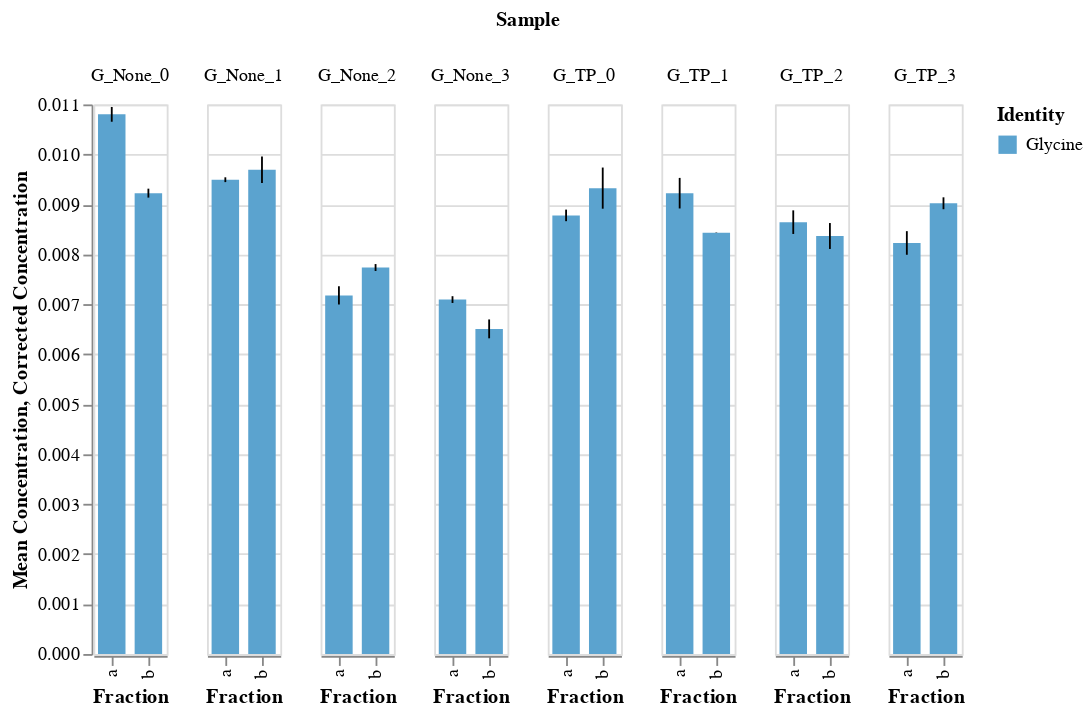

The notebook cell this image was saved under:
### Code cell
# make plot for G samples
source = gdf[gdf['Identity']=="Glycine"]

bars = alt.Chart(source).mark_bar(size=15).encode(
    x="Fraction:O",
    y=alt.Y('mean(Corrected Concentration):Q', title="Mean Concentration"),
    color="Identity:O"
).properties()

error_bars = alt.Chart(source).mark_errorbar(extent="stdev").encode(
    x="Fraction:O",
    y="Corrected Concentration:Q"
)

alt.layer(bars, error_bars).facet(
    column="Sample:O"
)

### Figure 1 — Vega-Lite specification as saved in the notebook (floating-point values rounded to 4 significant figures)
{"config": {"view": {"continuousWidth": 400, "continuousHeight": 300}}, "data": {"name": "data-19aeff674901af5afcc4821abdcfee78"}, "facet": {"column": {"type": "ordinal", "field": "Sample"}}, "spec": {"layer": [{"mark": {"type": "bar", "size": 15}, "encoding": {"color": {"type": "ordinal", "field": "Identity"}, "x": {"type": "ordinal", "field": "Fraction"}, "y": {"type": "quantitative", "aggregate": "mean", "field": "Corrected Concentration", "title": "Mean Concentration"}}}, {"mark": {"type": "errorbar", "extent": "stdev"}, "encoding": {"x": {"type": "ordinal", "field": "Fraction"}, "y": {"type": "quantitative", "field": "Corrected Concentration"}}}]}, "$schema": "https://vega.github.io/schema/vega-lite/v4.0.2.json", "datasets": {"data-19aeff674901af5afcc4821abdcfee78": [{"Sample": "G_None_0", "Fraction": "a", "Run": "run1", "Identity": "Glycine", "Area": 15850000.0, "Apex RT": 1.15, "Area Ratio": 2.156, "Concentration": 2.156e-05, "Corrected Concentration": 0.01078}, {"Sample": "G_None_0", "Fraction": "a", "Run": "run2", "Identity": "Glycine", "Area": 15230000.0, "Apex RT": 1.13, "Area Ratio": 2.133, "Concentration": 2.133e-05, "Corrected Concentration": 0.01066}, {"Sample": "G_None_0", "Fraction": "a", "Run": "run3", "Identity": "Glycine", "Area": 15370000.0, "Apex RT": 1.14, "Area Ratio": 2.192, "Concentration": 2.192e-05, "Corrected Concentration": 0.01096}, {"Sample": "G_None_0", "Fraction": "b", "Run": "run1", "Identity": "Glycine", "Area": 12600000.0, "Apex RT": 1.14, "Area Ratio": 1.863, "Concentration": 1.863e-05, "Corrected Concentration": 0.009313}, {"Sample": "G_None_0", "Fraction": "b", "Run": "run2", "Identity": "Glycine", "Area": 12930000.0, "Apex RT": 1.13, "Area Ratio": 1.827, "Concentration": 1.827e-05, "Corrected Concentration": 0.009134}, {"Sample": "G_None_0", "Fraction": "b", "Run": "run3", "Identity": "Glycine", "Area": 13120000.0, "Apex RT": 1.13, "Area Ratio": 1.845, "Concentration": 1.845e-05, "Corrected Concentration": 0.009226}, {"Sample": "G_None_1", "Fraction": "a", "Run": "run1", "Identity": "Glycine", "Area": 13440000.0, "Apex RT": 1.12, "Area Ratio": 1.895, "Concentration": 1.895e-05, "Corrected Concentration": 0.009473}, {"Sample": "G_None_1", "Fraction": "a", "Run": "run2", "Identity": "Glycine", "Area": 12440000.0, "Apex RT": 1.12, "Area Ratio": 1.91, "Concentration": 1.91e-05, "Corrected Concentration": 0.009548}, {"Sample": "G_None_1", "Fraction": "a", "Run": "run3", "Identity": "Glycine", "Area": 13130000.0, "Apex RT": 1.12, "Area Ratio": 1.892, "Concentration": 1.892e-05, "Corrected Concentration": 0.009459}, {"Sample": "G_None_1", "Fraction": "b", "Run": "run1", "Identity": "Glycine", "Area": 11570000.0, "Apex RT": 1.11, "Area Ratio": 1.88, "Concentration": 1.88e-05, "Corrected Concentration": 0.009402}, {"Sample": "G_None_1", "Fraction": "b", "Run": "run2", "Identity": "Glycine", "Area": 12390000.0, "Apex RT": 1.1, "Area Ratio": 1.95, "Concentration": 1.95e-05, "Corrected Concentration": 0.00975}, {"Sample": "G_None_1", "Fraction": "b", "Run": "run3", "Identity": "Glycine", "Area": 11890000.0, "Apex RT": 1.1, "Area Ratio": 1.985, "Concentration": 1.985e-05, "Corrected Concentration": 0.009923}, {"Sample": "G_None_2", "Fraction": "a", "Run": "run1", "Identity": "Glycine", "Area": 14280000.0, "Apex RT": 1.08, "Area Ratio": 1.472, "Concentration": 1.472e-05, "Corrected Concentration": 0.007361}, {"Sample": "G_None_2", "Fraction": "a", "Run": "run2", "Identity": "Glycine", "Area": 15520000.0, "Apex RT": 1.1, "Area Ratio": 1.436, "Concentration": 1.436e-05, "Corrected Concentration": 0.007181}, {"Sample": "G_None_2", "Fraction": "a", "Run": "run3", "Identity": "Glycine", "Area": 16790000.0, "Apex RT": 1.11, "Area Ratio": 1.398, "Concentration": 1.398e-05, "Corrected Concentration": 0.006992}, {"Sample": "G_None_2", "Fraction": "b", "Run": "run1", "Identity": "Glycine", "Area": 16570000.0, "Apex RT": 1.09, "Area Ratio": 1.551, "Concentration": 1.551e-05, "Corrected Concentration": 0.007755}, {"Sample": "G_None_2", "Fraction": "b", "Run": "run2", "Identity": "Glycine", "Area": 16710000.0, "Apex RT": 1.09, "Area Ratio": 1.559, "Concentration": 1.559e-05, "Corrected Concentration": 0.007793}, {"Sample": "G_None_2", "Fraction": "b", "Run": "run3", "Identity": "Glycine", "Area": 17250000.0, "Apex RT": 1.09, "Area Ratio": 1.532, "Concentration": 1.532e-05, "Corrected Concentration": 0.007659}, {"Sample": "G_None_3", "Fraction": "a", "Run": "run1", "Identity": "Glycine", "Area": 14650000.0, "Apex RT": 1.1, "Area Ratio": 1.406, "Concentration": 1.406e-05, "Corrected Concentration": 0.007032}, {"Sample": "G_None_3", "Fraction": "a", "Run": "run2", "Identity": "Glycine", "Area": 14000000.0, "Apex RT": 1.09, "Area Ratio": 1.417, "Concentration": 1.417e-05, "Corrected Concentration": 0.007084}, {"Sample": "G_None_3", "Fraction": "a", "Run": "run3", "Identity": "Glycine", "Area": 14700000.0, "Apex RT": 1.09, "Area Ratio": 1.433, "Concentration": 1.433e-05, "Corrected Concentration": 0.007166}, {"Sample": "G_None_3", "Fraction": "b", "Run": "run1", "Identity": "Glycine", "Area": 14360000.0, "Apex RT": 1.11, "Area Ratio": 1.288, "Concentration": 1.288e-05, "Corrected Concentration": 0.00644}, {"Sample": "G_None_3", "Fraction": "b", "Run": "run2", "Identity": "Glycine", "Area": 13780000.0, "Apex RT": 1.08, "Area Ratio": 1.344, "Concentration": 1.344e-05, "Corrected Concentration": 0.006721}, {"Sample": "G_None_3", "Fraction": "b", "Run": "run3", "Identity": "Glycine", "Area": 13330000.0, "Apex RT": 1.08, "Area Ratio": 1.272, "Concentration": 1.272e-05, "Corrected Concentration": 0.006362}, {"Sample": "G_TP_0", "Fraction": "a", "Run": "run1", "Identity": "Glycine", "Area": 13050000.0, "Apex RT": 1.13, "Area Ratio": 1.774, "Concentration": 1.774e-05, "Corrected Concentration": 0.00887}, {"Sample": "G_TP_0", "Fraction": "a", "Run": "run2", "Identity": "Glycine", "Area": 13050000.0, "Apex RT": 1.13, "Area Ratio": 1.73, "Concentration": 1.73e-05, "Corrected Concentration": 0.008649}, {"Sample": "G_TP_0", "Fraction": "a", "Run": "run3", "Identity": "Glycine", "Area": 14150000.0, "Apex RT": 1.12, "Area Ratio": 1.764, "Concentration": 1.764e-05, "Corrected Concentration": 0.008818}, {"Sample": "G_TP_0", "Fraction": "b", "Run": "run1", "Identity": "Glycine", "Area": 12020000.0, "Apex RT": 1.11, "Area Ratio": 1.797, "Concentration": 1.797e-05, "Corrected Concentration": 0.008985}, {"Sample": "G_TP_0", "Fraction": "b", "Run": "run2", "Identity": "Glycine", "Area": 12800000.0, "Apex RT": 1.1, "Area Ratio": 1.957, "Concentration": 1.957e-05, "Corrected Concentration": 0.009783}, {"Sample": "G_TP_0", "Fraction": "b", "Run": "run3", "Identity": "Glycine", "Area": 13510000.0, "Apex RT": 1.12, "Area Ratio": 1.841, "Concentration": 1.841e-05, "Corrected Concentration": 0.009207}, {"Sample": "G_TP_1", "Fraction": "a", "Run": "run1", "Identity": "Glycine", "Area": 12460000.0, "Apex RT": 1.12, "Area Ratio": 1.847, "Concentration": 1.847e-05, "Corrected Concentration": 0.009235}, {"Sample": "G_TP_1", "Fraction": "a", "Run": "run2", "Identity": "Glycine", "Area": 12450000.0, "Apex RT": 1.11, "Area Ratio": 1.85, "Concentration": 1.85e-05, "Corrected Concentration": 0.009251}, {"Sample": "G_TP_1", "Fraction": "a", "Run": "run3", "Identity": "Glycine", "Area": 13150000.0, "Apex RT": 1.1, "Area Ratio": 1.763, "Concentration": 1.763e-05, "Corrected Concentration": 0.008816}, {"Sample": "G_TP_1", "Fraction": "a", "Run": "run4", "Identity": "Glycine", "Area": 14280000.0, "Apex RT": 1.11, "Area Ratio": 1.829, "Concentration": 1.829e-05, "Corrected Concentration": 0.009144}, {"Sample": "G_TP_1", "Fraction": "a", "Run": "run5", "Identity": "Glycine", "Area": 12800000.0, "Apex RT": 1.13, "Area Ratio": 1.934, "Concentration": 1.934e-05, "Corrected Concentration": 0.009672}, {"Sample": "G_TP_1", "Fraction": "b", "Run": "run1", "Identity": "Glycine", "Area": 12510000.0, "Apex RT": 1.15, "Area Ratio": 1.686, "Concentration": 1.686e-05, "Corrected Concentration": 0.008429}, {"Sample": "G_TP_1", "Fraction": "b", "Run": "run2", "Identity": "Glycine", "Area": 12050000.0, "Apex RT": 1.14, "Area Ratio": 1.687, "Concentration": 1.687e-05, "Corrected Concentration": 0.008436}, {"Sample": "G_TP_1", "Fraction": "b", "Run": "run3", "Identity": "Glycine", "Area": 12660000.0, "Apex RT": 1.14, "Area Ratio": 1.686, "Concentration": 1.686e-05, "Corrected Concentration": 0.00843}, {"Sample": "G_TP_2", "Fraction": "a", "Run": "run1", "Identity": "Glycine", "Area": 12620000.0, "Apex RT": 1.13, "Area Ratio": 1.782, "Concentration": 1.782e-05, "Corrected Concentration": 0.008912}, {"Sample": "G_TP_2", "Fraction": "a", "Run": "run2", "Identity": "Glycine", "Area": 12010000.0, "Apex RT": 1.11, "Area Ratio": 1.694, "Concentration": 1.694e-05, "Corrected Concentration": 0.008469}, {"Sample": "G_TP_2", "Fraction": "a", "Run": "run3", "Identity": "Glycine", "Area": 12820000.0, "Apex RT": 1.13, "Area Ratio": 1.71, "Concentration": 1.71e-05, "Corrected Concentration": 0.00855}, {"Sample": "G_TP_2", "Fraction": "b", "Run": "run1", "Identity": "Glycine", "Area": 13140000.0, "Apex RT": 1.14, "Area Ratio": 1.69, "Concentration": 1.69e-05, "Corrected Concentration": 0.008448}, {"Sample": "G_TP_2", "Fraction": "b", "Run": "run2", "Identity": "Glycine", "Area": 11500000.0, "Apex RT": 1.11, "Area Ratio": 1.615, "Concentration": 1.615e-05, "Corrected Concentration": 0.008076}, {"Sample": "G_TP_2", "Fraction": "b", "Run": "run3", "Identity": "Glycine", "Area": 12890000.0, "Apex RT": 1.12, "Area Ratio": 1.715, "Concentration": 1.715e-05, "Corrected Concentration": 0.008575}, {"Sample": "G_TP_3", "Fraction": "a", "Run": "run1", "Identity": "Glycine", "Area": 11170000.0, "Apex RT": 1.09, "Area Ratio": 1.695, "Concentration": 1.695e-05, "Corrected Concentration": 0.008477}, {"Sample": "G_TP_3", "Fraction": "a", "Run": "run2", "Identity": "Glycine", "Area": 10730000.0, "Apex RT": 1.09, "Area Ratio": 1.64, "Concentration": 1.64e-05, "Corrected Concentration": 0.008198}, {"Sample": "G_TP_3", "Fraction": "a", "Run": "run3", "Identity": "Glycine", "Area": 11200000.0, "Apex RT": 1.09, "Area Ratio": 1.601, "Concentration": 1.601e-05, "Corrected Concentration": 0.008007}, {"Sample": "G_TP_3", "Fraction": "b", "Run": "run1", "Identity": "Glycine", "Area": 11800000.0, "Apex RT": 1.1, "Area Ratio": 1.822, "Concentration": 1.822e-05, "Corrected Concentration": 0.009112}, {"Sample": "G_TP_3", "Fraction": "b", "Run": "run2", "Identity": "Glycine", "Area": 11460000.0, "Apex RT": 1.1, "Area Ratio": 1.813, "Concentration": 1.813e-05, "Corrected Concentration": 0.009066}, {"Sample": "G_TP_3", "Fraction": "b", "Run": "run3", "Identity": "Glycine", "Area": 12050000.0, "Apex RT": 1.1, "Area Ratio": 1.777, "Concentration": 1.777e-05, "Corrected Concentration": 0.008887}]}}
